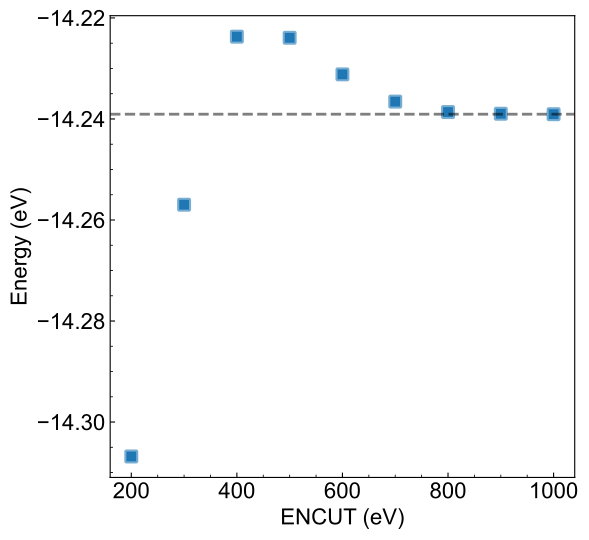

Here is the Python script that generated this plot:
import numpy as np
from matplotlib import pyplot as plt
import my_pyplot as mpt

x = np.arange(200, 1100, 100)
y = np.array([-14.30681123, -14.25697165, -14.2237071, -14.22392388, -14.23116785, -14.23656275, -14.23863381, -14.23896373, -14.23905528])

fig, ax = plt.subplots(figsize=(6, 6))
ax.scatter(x, y, marker='s', s=50, c='C0', edgecolors=(0.122, 0.467, 0.706, 0.6), linewidths=3)
ax.axhline(y=-14.23905528, ls='--', c='k', lw=2, alpha = 0.5)
ax.set_xlabel('ENCUT (eV)')
ax.set_ylabel('Energy (eV)')

mpt.minor(ax)
mpt.savepdf('H2O')
